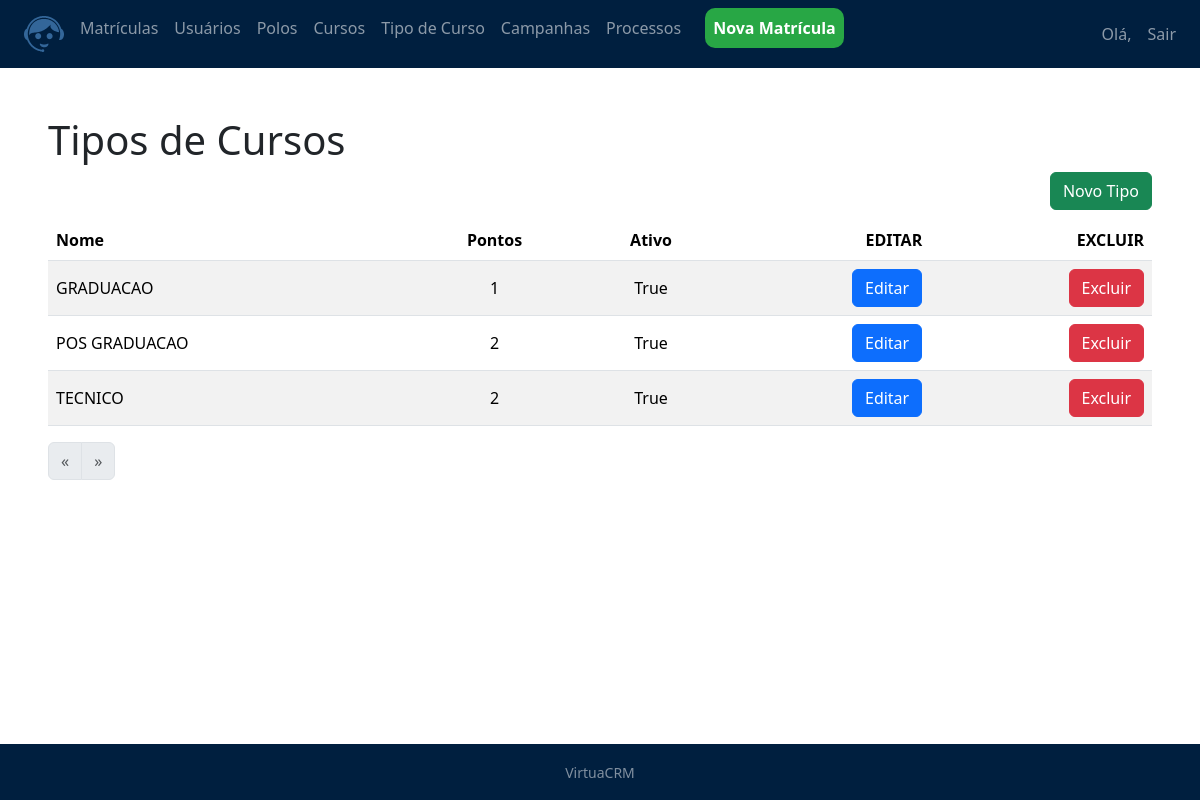
/matriculas/tipocurso/ (signed in), run on the app's committed database.
### matriculas/models.py (models this page shows, shortened)
class tipo_curso(models.Model):
    nome = models.CharField(max_length=100)
    pontos = models.IntegerField()
    create_date = models.DateTimeField(auto_now_add=True)
    update_date = models.DateTimeField(auto_now=True)
    active = models.BooleanField(default=True)
    class Meta:
        db_table = 'tipo_curso'
    def get_data_create_tp(self):
        return self.create_date.strftime('%d/%m/%Y')
    def get_data_update_tp(self):
        return self.update_date.strftime('%d/%m/%Y')
    def get_absolute_url(self):
        return reverse("matriculas:tipo_curso_update", kwargs={'id': self.id}) #Direciona para a url de edição
    def get_delete_url(self):
        return reverse("matriculas:tipo_curso_delete", kwargs={'id': self.id})# Exclui o resgistro

### matriculas/views.py (the view)
# urls.py: path('tipocurso/', TipoCursoListView.as_view(), name='tipo_curso_list'),
class TipoCursoListView(LoginRequiredMixin, ListView):
    template_name = 'matriculas/tipo_curso_list.html'
    model = tipo_curso
    queryset = tipo_curso.objects.all()

### matriculas/templates/matriculas/tipo_curso_list.html (shortened to what this page needs)
{% extends 'model-page.html'%}
{% block content %}
<h1>Tipos de Cursos</h1>
<a href="{% url 'matriculas:tipo_curso_new' %}"
<button type="button" class="btn btn-success" style="float: right; margin-bottom: 10px;">Novo Tipo</button>
</a>
<table class="table table table-striped">
    <thead>
        <tr>
          <th class="text-start align-middle">Nome</th>
          <th class="text-center align-middle">Pontos</th>
          <th class="text-center align-middle">Ativo</th>
          <th class="text-end align-middle">EDITAR</th>
          <th class="text-end align-middle">EXCLUIR</th>
        </tr>
      </thead>
      <tbody>
        {% for tipo_curso in object_list %}
          <tr>
            <td class="text-start align-middle">{{tipo_curso.nome}}</td>
            <td class="text-center align-middle">{{tipo_curso.pontos}}</td>
            <td class="text-center align-middle">{{tipo_curso.active}}</td>
            <td class="text-end align-middle"><a href = "{{ tipo_curso.get_absolute_url }}"><button type="button" class="btn btn-primary">Editar</button></td>
              <form method="POST" action="{{ tipo_curso.get_delete_url }}">{% csrf_token %}
                <td class="text-end align-middle"><button type="submit" class="btn btn-danger">Excluir</button></td>
              </form>
          </tr>
        {% endfor %}
      </tbody>
  </table>
  <ul class="pagination">
    {%if  page_obj.has_previous %}
      <li class="page-item">
        <a class="page-link" href="?page={{ page_obj.previous_page_number }}" aria-label="Previous">
          <span aria-hidden="true">&laquo;</span>
        </a>
      </li>
    {% else %}
      <li class="page-item disabled">
        <a class="page-link" href="#" aria-label="Previous">
          <span aria-hidden="true">&laquo;</span>
        </a>
      </li>
    {% endif %}
    {% if page_obj.has_next %}
      <li class="page-item">
        <a class="page-link" href="?page= {{ page_obj.next_page_number }}" aria-label="Next">
          <span aria-hidden="true">&raquo;</span>
        </a>
      </li>
    {% else %}
      <li class="page-item disabled">
        <a class="page-link" href="#" aria-label="Next">
          <span aria-hidden="true">&raquo;</span>
        </a>
      </li>
    {% endif %}
    </ul>
{% endblock %}

### core/templates/model-page.html (style rules this page uses)
html, body { height: 100%; }

### data on the page
tipo_curso: nome "GRADUACAO", pontos "1", active "True"
tipo_curso: nome "POS GRADUACAO", pontos "2", active "True"
tipo_curso: nome "TECNICO", pontos "2", active "True"
